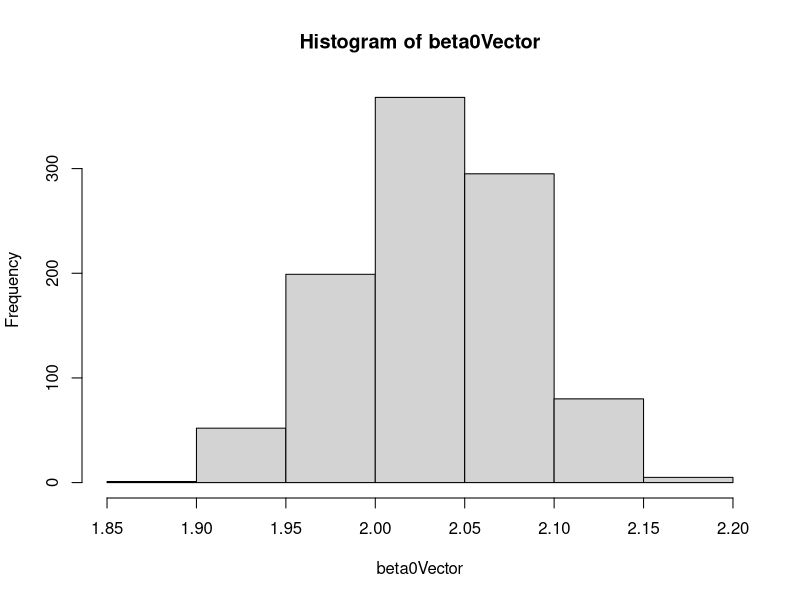
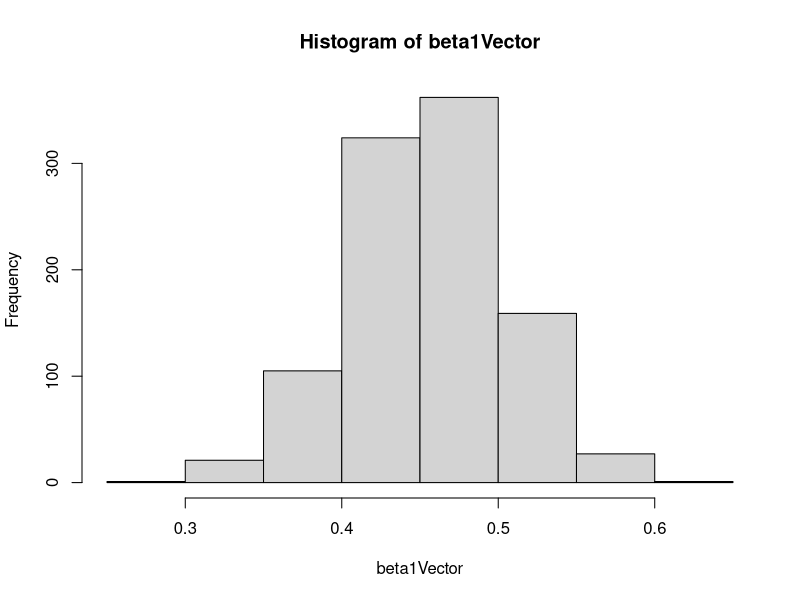

The R script that drew these images, in order:
# Clear the workspace
rm(list=ls())
cat("\014") 

library(MASS)
# Set random seed for reproducibility
set.seed(47)

# Parameters for generation of data
N           = 100
beta_0      = 2
beta_1      = 0.5
betas       = c(beta_0, beta_1)
epsilons    = rnorm(N,0,0.5)
X           = rnorm(N,0,1)
ones_vector = seq(1,1,length.out=N)
# Simple linear model
Y = beta_0 + beta_1 * X + epsilons

# Data
data = cbind(ones_vector,X)

############ Bootstrap ###################
# Init the sigmas vector as empty
beta0Vector = numeric()
beta1Vector = numeric()
bootTrials = 1000
for(i in 1:bootTrials) {
  set.seed(47 + i)
  # Sample from your data with replacement
  index       = sample(N, replace = TRUE)
  currSample  = data[index,]
  currSampleY = Y[index]
  
  # Betas Vector 
  currBetasVector = t(ginv(currSample %*% t(currSample)) %*% currSample) %*% currSampleY
  # Compute the sample variances for the current Bootstrap Sample
  #currSigma = (1/(N-2)) * t((currSample %*%  betas) - Y) %*% ((currSample %*% betas) - Y)
  
  # Compute the variance vector from the estimators
  #currBetaSigma =  currSigma[1,1] * solve(t(currSample) %*% currSample)
  
  # append to the sigmas vector
  beta0Vector = append(currBetasVector[1], beta0Vector)
  beta1Vector = append(currBetasVector[2], beta1Vector)
  #beta1_sigmas_vector = append(currBetaSigma[2,2], beta1_sigmas_vector)
}

# Compute a histogram of the test statistic
hist(beta0Vector)
hist(beta1Vector)

# Compute the quantiles
print('############ RESULTS ##########################')
print('The quantiles for the var(b0) and var(b1) are: ')
quantile(beta0Vector, probs = c(0.025, 0.975))
quantile(beta1Vector, probs = c(0.025, 0.975))

var(beta0Vector)
var(beta1Vector)
